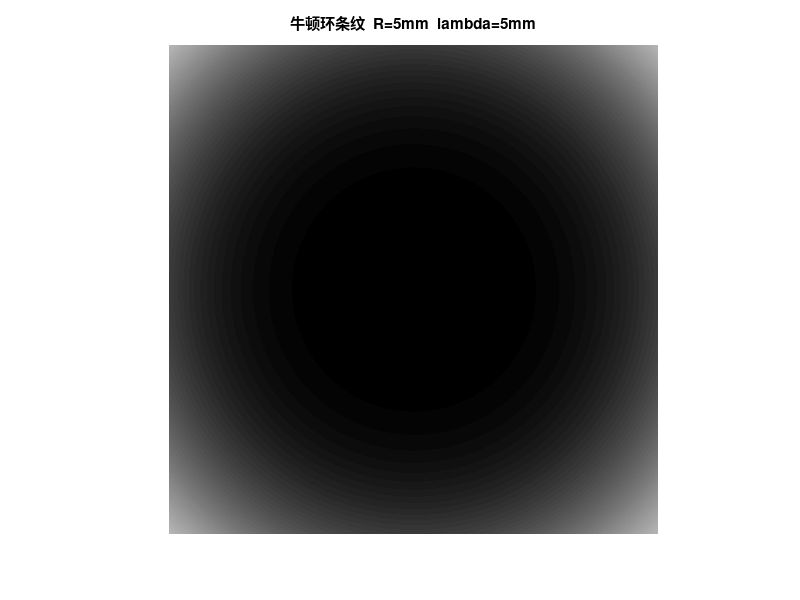

Reproduce this figure in MATLAB.
%选做题
clear
lambda = input('请输入光波波长(mm):');
R = input('请输入透镜曲率半径(mm)：');
[X,Y] = meshgrid(-2:0.001:2, -2:0.001:2);
r = sqrt(X.^2+Y.^2);
I = (sin((pi*r.^2)/(R*lambda))).^2;
figure
imshow(I)
title(['牛顿环条纹  ','R=',num2str(R),'mm','  lambda=',num2str(lambda),'mm']);